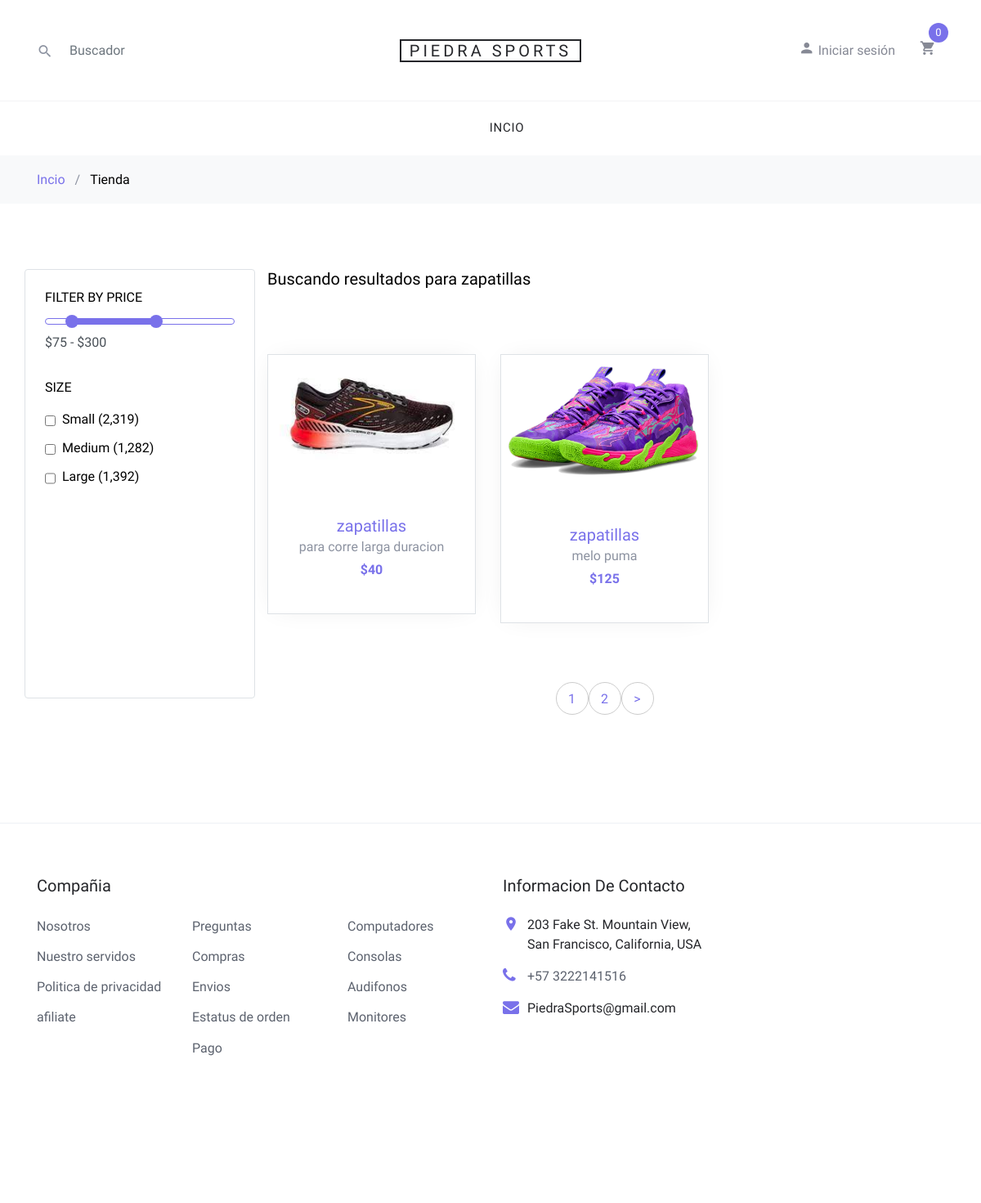
Page /busqueda.php?texto=zapatillas on the committed database.
### tables this page shows
CREATE TABLE `productos` (
  `id` int(11) NOT NULL,
  `nombre` varchar(300) NOT NULL,
  `descripcion` text NOT NULL,
  `precio` double NOT NULL,
  `imagen` varchar(200) NOT NULL,
  `inventario` int(11) NOT NULL,
  `color` varchar(100) NOT NULL
);

### busqueda.php (the view, shortened to what this page needs)
<?php
    include('./php/conexion.php');
?>
<!DOCTYPE html>
<html lang="en">
  <head>
    <link rel="stylesheet" href="fonts/icomoon/style.css">
    <link rel="stylesheet" href="css/bootstrap.min.css">
    <link rel="stylesheet" href="css/magnific-popup.css">
    <link rel="stylesheet" href="css/jquery-ui.css">
    <link rel="stylesheet" href="css/owl.carousel.min.css">
    <link rel="stylesheet" href="css/owl.theme.default.min.css">
    <link rel="stylesheet" href="css/aos.css">
    <link rel="stylesheet" href="css/style.css">
  </head>
  <body>
  <div class="site-wrap">
    <?php include("./layouts/header.php"); ?>
    <div class="site-section">
      <div class="container">
        <div class="row mb-5">
          <div class="col-md-9 order-2">
            <div class="row">
              <div class="col-md-12 mb-5">
                <div class="float-md-left mb-4"><h2 class="text-black h5">Buscando resultados para <?php echo $_GET['texto'];?></h2></div>
              </div>
            </div>
            <div class="row mb-5">
              <?php
                $resultado =$conexion ->query("select * from productos where
                    nombre like '%".$_GET['texto']."%' or
                    descripcion like '%".$_GET['texto']."%' or
                    color like '%".$_GET['texto']."%'
                    order by id DESC limit 10")or die($conexion -> error);
                    if(mysqli_num_rows($resultado) > 0){
                while($fila = mysqli_fetch_array($resultado)){
              ?>
                <div class="col-sm-6 col-lg-4 mb-4" data-aos="fade-up">
                  <div class="block-4 text-center border">
                    <figure class="block-4-image">
                      <a href="shop-single.php?id=<?php echo $fila['id'];?>">
                      <img src="images/<?php echo $fila['imagen'];?>" alt=<?php echo $fila['nombre'];?> class="img-fluid"></a>
                    </figure>
                    <div class="block-4-text p-4">
                      <h3><a href="shop-single.php?id=<?php echo $fila['id'];?>"><?php echo $fila['nombre'];?></a></h3>
                      <p class="mb-0"><?php echo $fila['descripcion'];?></p>
                      <p class="text-primary font-weight-bold">$<?php echo $fila['precio'];?></p>
                    </div>
                  </div>
                </div>
              <?php  }   }else{
                echo '<h2>Sin resultados</h2>';
              }?>
              <?php
                $limite = 12;
                $totalQuery = $conexion->query('select count(*) from productos') or die ($conexion->error);
                $totalProductos = mysqli_fetch_row($totalQuery);
                $totalBotones = round($totalProductos[0] /$limite);
              ?>
            </div>
            <div class="row" data-aos="fade-up">
              <div class="col-md-12 text-center">
                <div class="site-block-27">
                  <ul>
                  <?php
                      for($k=0;$k<$totalBotones;$k++){
                        echo '<li><a href="index.php?limite='.($k*10).'">'.($k+1).'</a></li>';
                      }
                      if(isset($_GET['limite'])){
                        if($_GET['limite']+10<$totalBotones*10){
                          echo'<li><a href="index.php?limite='.($_GET['limite']+10).'">&gt;</a></li>';
                        }
                      }else{
                        echo'<li><a href="index.php?limite=10">&gt;</a></li>';
                      }
                    ?>
                  </ul>
                </div>
              </div>
            </div>
          </div>
            <div class="border p-4 rounded mb-4">
              <div class="mb-4">
                <h3 class="mb-3 h6 text-uppercase text-black d-block">Filter by Price</h3>
                <div id="slider-range" class="border-primary"></div>
                <input type="text" name="text" id="amount" class="form-control border-0 pl-0 bg-white" disabled="" />
              </div>
              <div class="mb-4">
                <h3 class="mb-3 h6 text-uppercase text-black d-block">Size</h3>
                <label for="s_sm" class="d-flex">
                  <input type="checkbox" id="s_sm" class="mr-2 mt-1"> <span class="text-black">Small (2,319)</span>
                </label>
                <label for="s_md" class="d-flex">
                  <input type="checkbox" id="s_md" class="mr-2 mt-1"> <span class="text-black">Medium (1,282)</span>
                </label>
                <label for="s_lg" class="d-flex">
                  <input type="checkbox" id="s_lg" class="mr-2 mt-1"> <span class="text-black">Large (1,392)</span>
                </label>
              </div>
            </div>
          </div>
        </div>
      </div>
    </div>
    <?php include("./layouts/footer.php"); ?>
  </body>
</html>

### css/style.css (style rules this page uses)
body { line-height: 1.7; color: #8c92a0; font-weight: 300; font-size: 16px; }
a { -webkit-transition: .3s all ease; -o-transition: .3s all ease; transition: .3s all ease; }
.text-black { color: #000; }
.site-wrap:before { -webkit-transition: .3s all ease-in-out; -o-transition: .3s all ease-in-out; transition: .3s all ease-in-out; background: rgba(0, 0, 0, 0.6); content: ""; position: absolute; z-index: 2000; top: 0; left: 0; right: 0; bottom: 0; opacity: 0; visibility: hidden; }
.form-control { height: 43px; }
.site-section { padding: 2.5em 0; }
@media (min-width: 768px) { .site-section { padding: 5em 0; } }
.block-4 { -webkit-box-shadow: 0 0 30px -10px rgba(0, 0, 0, 0.1); box-shadow: 0 0 30px -10px rgba(0, 0, 0, 0.1); background: #fff; }
.block-4 .block-4-text h3 { font-size: 20px; margin-bottom: 0; }
.block-4 .block-4-text h3 a { text-decoration: none; }
.site-block-27 ul, .site-block-27 ul li { padding: 0; margin: 0; }
.site-block-27 ul li { display: inline-block; margin-bottom: 4px; }
.site-block-27 ul li a, .site-block-27 ul li span { text-align: center; display: inline-block; width: 40px; height: 40px; line-height: 40px; border-radius: 50%; border: 1px solid #ccc; }
#slider-range { height: 8px; }

### rows in the picture
productos: imagen+nombre (picture), nombre "zapatillas", descripcion "para corre larga duracion", precio "40"
productos: imagen (picture), nombre "zapatillas", descripcion "melo puma", precio "125"

### other values in the picture
$_GET['texto'] "zapatillas"
